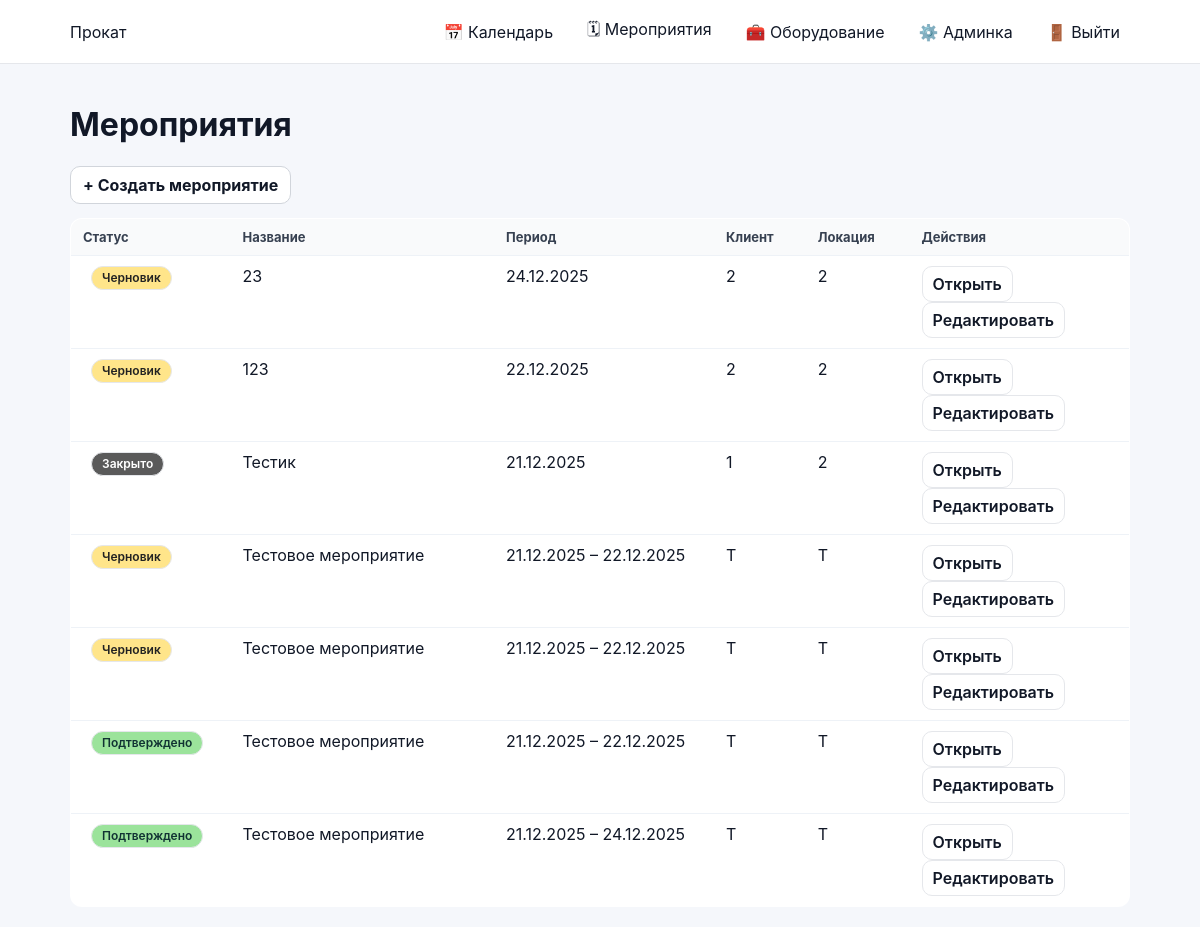
The app's page /events/ (signed in) with its own data.
### events/models.py (models this page shows, shortened)
class Event(models.Model):
    STATUS_DRAFT = 'draft'
    STATUS_CONFIRMED = 'confirmed'
    STATUS_CANCELLED = 'cancelled'
    STATUS_CLOSED = 'closed'
    STATUS_CHOICES = (
        (STATUS_DRAFT, 'Черновик'),
        (STATUS_CONFIRMED, 'Подтверждено'),
        (STATUS_CANCELLED, 'Отменено'),
        (STATUS_CLOSED, 'Закрыто'),
    )
    name = models.CharField(max_length=200)
    start_date = models.DateField()
    end_date = models.DateField(blank=True, null=True)
    client = models.CharField(max_length=200, blank=True)
    location = models.CharField(max_length=200, blank=True)
    responsible = models.ForeignKey(
        User,
        on_delete=models.SET_NULL,
        null=True,
        related_name='events'
    )
    status = models.CharField(
        max_length=20,
        choices=STATUS_CHOICES,
        default=STATUS_DRAFT
    )
    created_at = models.DateTimeField(auto_now_add=True)

### events/views.py (the view)
# urls.py: path('events/', event_list_view, name='event_list'),
@login_required
def event_list_view(request):
    auto_close_past_events()
    events = Event.objects.order_by("-start_date", "-id")
    return render(request, "events/event_list.html", {
        "events": events,
        "can_edit": user_can_edit_event_card(request.user),
    })

### accounts/permissions.py (called while the page is built)
def user_can_edit_event_card(user) -> bool:
    return bool(user and user.is_authenticated and (user.is_superuser or _has_group(user, ROLE_MANAGER)))

### events/views.py (called while the page is built)
def auto_close_past_events():
    today = date.today()
    allowed = {s[0] for s in getattr(Event, "STATUS_CHOICES", [])}
    if "closed" not in allowed:
        return
    Event.objects.filter(end_date__lt=today).exclude(status="closed").update(status="closed")

### events/templates/events/event_list.html
{% extends "base.html" %}
{% block content %}
<h1>Мероприятия</h1>
{% if can_edit %}
<div class="toolbar">
    <a class="btn" href="{% url 'event_create' %}">+ Создать мероприятие</a>
</div>
{% endif %}
<table class="list-table">
    <thead>
        <tr>
            <th style="width:160px;">Статус</th>
            <th>Название</th>
            <th style="width:220px;">Период</th>
            <th>Клиент</th>
            <th>Локация</th>
            <th style="width:220px;">Действия</th>
        </tr>
    </thead>
    <tbody>
        {% for event in events %}
        <tr>
            <td>
                <span class="badge status-{{ event.status }}">{{ event.get_status_display }}</span>
            </td>
            <td>
                <a href="{% url 'event_detail' event.id %}">{{ event.name }}</a>
            </td>
            <td>
                {% if event.start_date == event.end_date %}
                    {{ event.start_date|date:"d.m.Y" }}
                {% else %}
                    {{ event.start_date|date:"d.m.Y" }} – {{ event.end_date|date:"d.m.Y" }}
                {% endif %}
            </td>
            <td>{{ event.client }}</td>
            <td>{{ event.location }}</td>
            <td>
                <a class="btn-secondary" href="{% url 'event_detail' event.id %}">Открыть</a>
                {% if can_edit %}
                    <a class="btn-secondary" href="{% url 'event_edit' event.id %}">Редактировать</a>
                {% endif %}
            </td>
        </tr>
        {% empty %}
        <tr>
            <td colspan="6">Мероприятий пока нет</td>
        </tr>
        {% endfor %}
    </tbody>
</table>
{% endblock %}

### static/css/base.css (style rules this page uses)
* { box-sizing: border-box; }
html, body { height: 100%; }
body { margin: 0; font-family: -apple-system, BlinkMacSystemFont, "Segoe UI", Roboto, Arial, sans-serif; background: #f5f7fb; color: #111827; }
a { color: inherit; text-decoration: none; }
.btn { display: inline-flex; align-items: center; gap: 8px; padding: 8px 12px; border-radius: 10px; border: 1px solid #d1d5db; background: #ffffff; color: #111827; font-weight: 700; cursor: pointer; text-decoration: none; }
.btn-secondary { display: inline-flex; align-items: center; padding: 7px 10px; border-radius: 10px; border: 1px solid #e5e7eb; background: #ffffff; color: #111827; font-weight: 600; text-decoration: none; margin-right: 8px; }
.toolbar { display: flex; align-items: center; justify-content: space-between; gap: 12px; margin-bottom: 14px; }
.badge { display: inline-flex; align-items: center; padding: 2px 8px; border-radius: 999px; border: 1px solid #e5e7eb; background: #f9fafb; color: #374151; font-size: 12px; font-weight: 600; margin-left: 8px; }
.list-table { width: 100%; border-collapse: collapse; background: #ffffff; border: 1px solid #e5e7eb; border-radius: 12px; overflow: hidden; }
.list-table th, .list-table td { padding: 10px 12px; border-bottom: 1px solid #eef2f7; text-align: left; vertical-align: top; }
.list-table th { background: #f9fafb; font-size: 13px; color: #374151; }
.list-table tr:last-child td { border-bottom: 0; }
.badge { display: inline-block; padding: 4px 10px; border-radius: 999px; font-size: 12px; line-height: 1.2; font-weight: 600; }

### static/css/calendar.css (style rules this page uses)
.status-draft { background: #ffe58a; color: #222; }
.status-confirmed { background: #9be39b; color: #133; }
.status-closed { background: #5a5a5a; color: #fff; }

### records on screen
Event: status "Черновик", name "23", start_date "24.12.2025", client "2", location "2"
Event: status "Черновик", name "123", start_date "22.12.2025", client "2", location "2"
Event: status "Закрыто", name "Тестик", start_date "21.12.2025", client "1", location "2"
Event: status "Черновик", name "Тестовое мероприятие", start_date "21.12.2025", end_date "22.12.2025", client "Т", location "Т"
Event: status "Черновик", name "Тестовое мероприятие", start_date "21.12.2025", end_date "22.12.2025", client "Т", location "Т"
Event: status "Подтверждено", name "Тестовое мероприятие", start_date "21.12.2025", end_date "22.12.2025", client "Т", location "Т"
Event: status "Подтверждено", name "Тестовое мероприятие", start_date "21.12.2025", end_date "24.12.2025", client "Т", location "Т"
